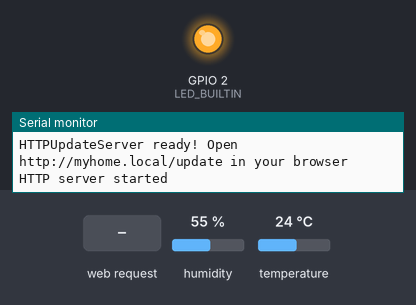
A sketch run on a simulated ESP8266 (NodeMCU). Shown: output pins drawn as LEDs (lit = HIGH, except the on-board LED, lit = LOW), the last lines printed to the serial monitor. The inputs (shaded band) are chosen by the test bench; at power-on: humidity 55 %, temperature 24 °C. WiFi joins after 1.5 s; servers stay silent unless stated; random numbers use the default seed unless the sketch sets one.

Above: at 2.7 s.
2.8 s: HTTP request GET / received
At 4.4 s:
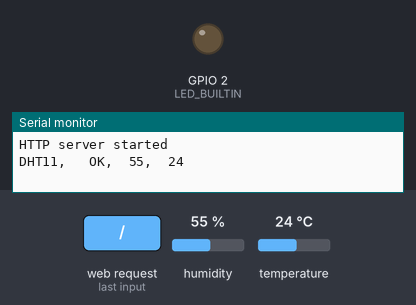
Timing chart, 0 to 5.9 s (numbered marks = the images above; inputs shaded):
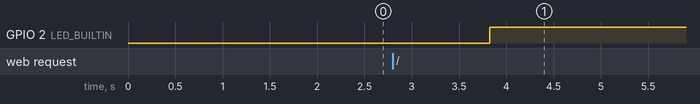

Measured:
- after the input at 2.8 s, GPIO 2 (LED_BUILTIN): LOW → HIGH after 1.0 s

The sketch:

TempHud_WebUpdater.ino
```cpp
/*
  To upload through terminal you can use: curl -F "image=@firmware.bin" myhome.local/update
*/

#include <ESP8266WiFi.h>
#include <WiFiClient.h>
#include <ESP8266WebServer.h>
#include <ESP8266mDNS.h>
#include <ESP8266HTTPUpdateServer.h>

#include "dht11.h"

/* Global variables area */
const char* host = "myhome";
const char* ssid = "W04_14A51AEF9DAE";
const char* password = "abh3r2y1mtig36e";

ESP8266WebServer httpServer(80);
ESP8266HTTPUpdateServer httpUpdater;

const char DHT11_PIN = 0;

/* Support functions area */
////////////////////////////////////////////////////////////////////////////////
void connectWifi() {
  WiFi.mode(WIFI_AP_STA);
  WiFi.begin(ssid, password);

  while (WiFi.waitForConnectResult() != WL_CONNECTED) {
    WiFi.begin(ssid, password);
    Serial.println("WiFi failed, retrying.");
  }
  Serial.println ( "" );
  Serial.print ( "Connected to " );
  Serial.println ( ssid );
  Serial.print ( "IP address: " );
  Serial.println ( WiFi.localIP() );
}

////////////////////////////////////////////////////////////////////////////////
void startWebUpdater() {
  /* For Web Updater */
  MDNS.begin(host);

  httpUpdater.setup(&httpServer);
//  httpServer.begin();

  MDNS.addService("http", "tcp", 80);
  Serial.printf("HTTPUpdateServer ready! Open http://%s.local/update in your browser\n\n", host);
}

////////////////////////////////////////////////////////////////////////////////
void startHttpServer() {
  httpServer.on ( "/", handleRoot );
  httpServer.on ( "/test.svg", drawGraph );
  httpServer.on ( "/inline", []() {
    httpServer.send ( 200, "text/plain", "this works as well" );
  } );
  httpServer.onNotFound ( handleNotFound );
  httpServer.begin();
  Serial.println ( "HTTP server started" );
}

////////////////////////////////////////
void readDhtData(dht11 *Dht) {
  int chk;
  chk = Dht->read(DHT11_PIN);

  switch (chk) {
    case DHTLIB_OK:
      break;
    case DHTLIB_ERROR_CHECKSUM:
      Serial.print("Checksum error,\t");
      break;
    case DHTLIB_ERROR_TIMEOUT:
      Serial.print("Time out error,\t");
    break; default:
      Serial.print("Unknown error,\t");
      break;
  }

  Serial.print("DHT11, \t");
  Serial.print("OK,\t");
  Serial.print(Dht->humidity, 1);
  Serial.print(",\t");
  Serial.println(Dht->temperature, 1);
  delay(1000);
}

////////////////////////////////////////
void handleRoot() {
  digitalWrite(LED_BUILTIN, LOW);
  char temp[400];
  int sec = millis() / 1000;
  int min = sec / 60;
  int hr = min / 60;

  dht11 DHT;
  readDhtData(&DHT);

  snprintf ( temp, 400,

             "<html>\
  <head>\
    <meta http-equiv='refresh' content='10'/>\
    <title>My Home</title>\
    <style>\
      body { background-color: #cccccc; font-family: Arial, Helvetica, Sans-Serif; Color: #000088; }\
    </style>\
  </head>\
  <body>\
    <h1>Welcome to TungDepTrai's home!</h1>\
    <p>Uptime: %02d:%02d:%02d</p>\
    <p>Refresh interval: 10sec</p>\
    <h2>Temperature: %02d oC</h2>\
    <h2>Humidity: %02d %</h2>\
    <img src=\"/test.svg\" />\
  </body>\
</html>",

             hr, min % 60, sec % 60, DHT.temperature, DHT.humidity
           );
  httpServer.send ( 200, "text/html", temp );

  digitalWrite(LED_BUILTIN, HIGH);
}

////////////////////////////////////////
void handleNotFound() {
  String message = "File Not Found\n\n";
  message += "URI: ";
  message += httpServer.uri();
  message += "\nMethod: ";
  message += ( httpServer.method() == HTTP_GET ) ? "GET" : "POST";
  message += "\nArguments: ";
  message += httpServer.args();
  message += "\n";

  for ( uint8_t i = 0; i < httpServer.args(); i++ ) {
    message += " " + httpServer.argName ( i ) + ": " + httpServer.arg ( i ) + "\n";
  }

  httpServer.send ( 404, "text/plain", message );
}

////////////////////////////////////////
void drawGraph() {
  String out = "";
  char temp[100];
  out += "<svg xmlns=\"http://www.w3.org/2000/svg\" version=\"1.1\" width=\"400\" height=\"150\">\n";
  out += "<rect width=\"400\" height=\"150\" fill=\"rgb(250, 230, 210)\" stroke-width=\"1\" stroke=\"rgb(0, 0, 0)\" />\n";
  out += "<g stroke=\"black\">\n";
  int y = rand() % 130;
  for (int x = 10; x < 390; x += 10) {
    int y2 = rand() % 130;
    sprintf(temp, "<line x1=\"%d\" y1=\"%d\" x2=\"%d\" y2=\"%d\" stroke-width=\"1\" />\n", x, 140 - y, x + 10, 140 - y2);
    out += temp;
    y = y2;
  }
  out += "</g>\n</svg>\n";

  httpServer.send ( 200, "image/svg+xml", out);
}

/* Main functions area */
////////////////////////////////////////////////////////////////////////////////
void setup(void) {
  Serial.begin(115200);
  Serial.println();
  Serial.println("Booting Sketch...");

  // initialize digital pin LED_BUILTIN as an output.
  pinMode(LED_BUILTIN, OUTPUT);

  connectWifi();

  startWebUpdater();

  startHttpServer();
}

////////////////////////////////////////////////////////////////////////////////
void loop(void) {
  httpServer.handleClient();
}
```
